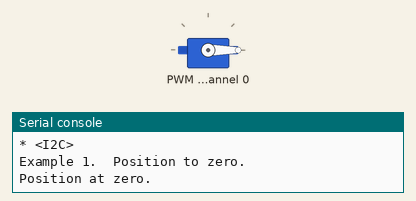
This program was run on a simulated MicroPython board. Parts: servo, the last lines printed to the serial console. Library files of the repository ran but are not shown: pca9685.py. At 11.4 s the program stops and its outputs stay as they are.

Above: at 0.05 s.
At 2.15 s:
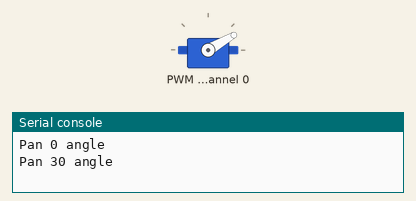
At 3.05 s:
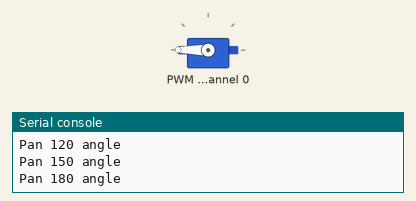
At 6.1 s:
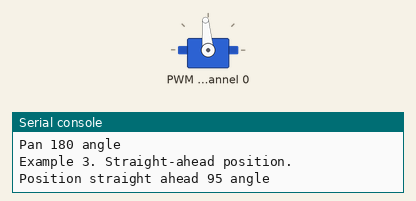
Timing chart, 0 to 7.9 s (numbered marks = the images above):
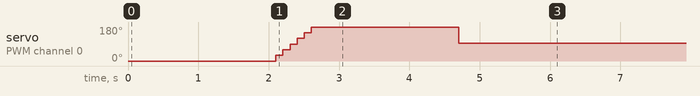

The program:

bb_machine_pca9685_i2c.py
```python
# (licence header left out)
from machine import Pin, I2C
import time
import pca9685
from servo import Servos

I2C_PORT = 'I2C1'
I2C_SCL_PIN = 'PB6'
I2C_SDA_PIN = 'PB7'
I2C_FREQ = 400000

i2c = I2C(scl=Pin(I2C_SCL_PIN), sda=Pin(I2C_SDA_PIN), freq=I2C_FREQ)
print("*",i2c)

# print('Scanning I2C bus...')
# devices = i2c.scan()
# print('Scan finished.')
# device_count = len(devices)

# if device_count == 0:
#     print('No I2C device found.')
# else:
#     print('I2C devices found:',device_count)
#     print("| Decimal Address | Hex Address |")
#     print("| --------------- | ----------- |")
#     for device in devices:
#         xdevice = str(hex(device))
#         print("| %15s " % device,end="")
#         print("| %9s " % xdevice," |")

servoboard = Servos(i2c, address=0x40, freq=50, min_us=600,
                    max_us=2400, degrees=180)

print("Example 1.  Position to zero.")
servoboard.position(0, degrees=0)
print("Position at zero.")
time.sleep(2)

print("Example 2.  Pan Servo 0 (180 degrees) in increments of 30 degrees.")
for i in range(0,185,30):
    print("Pan {} angle".format(i))
    servoboard.position(0, i)
    time.sleep(0.1)
time.sleep(2)

print("Example 3. Straight-ahead position.")
angle = 95
servoboard.position(0, degrees=angle)
#servoboard.position(0, degrees=90)
print("Position straight ahead {} angle".format(angle))
time.sleep(4)

print("Example 4. Reverse Servo 0 (180 degrees) in increments of 30 degrees.")
for i in range(180,-5,-30):
    print("Pan in reverse {} angle".format(i))
    servoboard.position(0, i)
    time.sleep(0.1)
time.sleep(2)


print("done")
```
